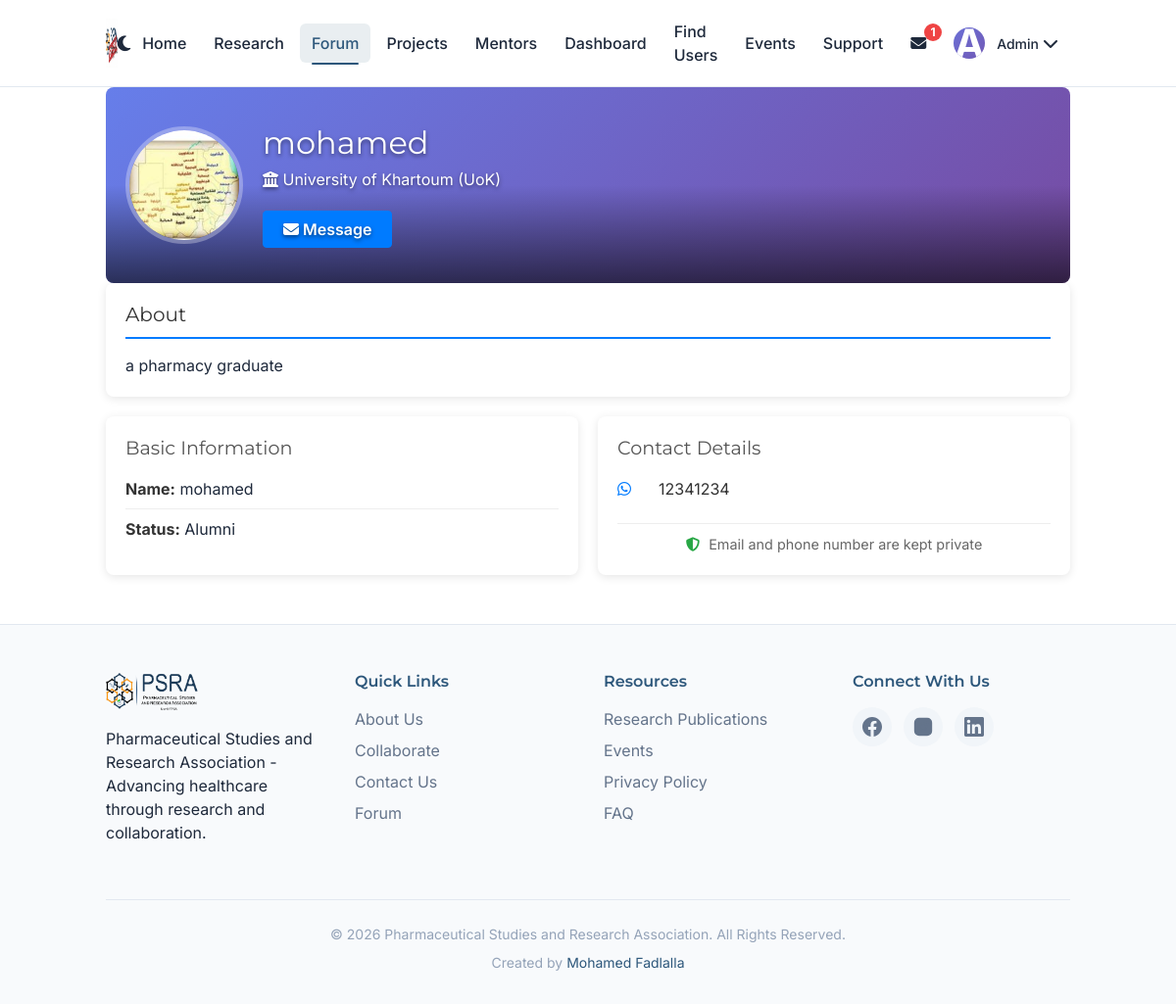
/forum/user/2 (signed in), run on the app's committed database.
### models.py (models this page shows, shortened)
class Profile(db.Model):
    __tablename__ = 'profiles'
    id = db.Column(db.Integer, primary_key=True)
    user_id = db.Column(db.Integer, db.ForeignKey('user.id', ondelete='CASCADE'), unique=True, nullable=False)
    full_name = db.Column(db.String(200), nullable=False)
    bio = db.Column(db.Text, nullable=True)
    profile_picture_url = db.Column(db.Text, nullable=True)
    department_id = db.Column(db.Integer, db.ForeignKey('departments.id'), nullable=True)
    university_id = db.Column(db.Integer, db.ForeignKey('universities.id'), nullable=True)
    headline = db.Column(db.String(200), nullable=True)
    location = db.Column(db.String(100), nullable=True)
    linkedin_url = db.Column(db.String(200), nullable=True)
    website_url = db.Column(db.String(200), nullable=True)
    languages = db.Column(db.Text, nullable=True)
    certifications = db.Column(db.Text, nullable=True)
    projects = db.Column(db.Text, nullable=True)
    publications = db.Column(db.Text, nullable=True)
    professional_summary = db.Column(db.Text, nullable=True)
    education = db.Column(db.Text, nullable=True)
    experience = db.Column(db.Text, nullable=True)
    created_at = db.Column(db.DateTime, default=datetime.utcnow)
    user = db.relationship('User', back_populates='profile')
    department = db.relationship('Department', back_populates='profiles')
    university = db.relationship('University', back_populates='profiles')

class University(db.Model):
    __tablename__ = 'universities'
    id = db.Column(db.Integer, primary_key=True)
    name = db.Column(db.String(200), nullable=False)
    abbreviation = db.Column(db.String(20), nullable=True)
    location = db.Column(db.String(100), nullable=True)
    is_active = db.Column(db.Boolean, default=True)
    created_at = db.Column(db.DateTime, default=datetime.utcnow)
    profiles = db.relationship('Profile', back_populates='university', lazy=True)
    departments = db.relationship('Department', back_populates='university', lazy=True)

class User(UserMixin, db.Model):
    id = db.Column(db.Integer, primary_key=True)
    email = db.Column(db.String(120), unique=True, nullable=False)
    password_hash = db.Column(db.String(255), nullable=True)
    google_id = db.Column(db.String(100), unique=True, nullable=True)
    phone_number = db.Column(db.String(20), nullable=True)
    whatsapp_number = db.Column(db.String(20), nullable=True)
    is_admin = db.Column(db.Boolean, default=False)
    email_notifications_enabled = db.Column(db.Boolean, default=True)
    event_reminders_enabled = db.Column(db.Boolean, default=True)
    new_research_alerts_enabled = db.Column(db.Boolean, default=True)
    created_at = db.Column(db.DateTime, default=datetime.utcnow)
    role = db.Column(db.Enum(UserRole), nullable=False, default=UserRole.STUDENT)
    user_skills = db.relationship('UserSkill', back_populates='user', cascade='all, delete-orphan')
    profile = db.relationship('Profile', back_populates='user', uselist=False, cascade='all, delete-orphan')
    student_profile = db.relationship('StudentProfile', back_populates='user', uselist=False, cascade='all, delete-orphan')
    alumni_profile = db.relationship('AlumniProfile', back_populates='user', uselist=False, cascade='all, delete-orphan')
    researcher_profile = db.relationship('ResearcherProfile', back_populates='user', uselist=False, cascade='all, delete-orphan')
    posts = db.relationship('Post', backref='author', lazy=True, cascade='all, delete-orphan')
    comments = db.relationship('Comment', backref='author', lazy=True, cascade='all, delete-orphan')
    likes = db.relationship('Like', backref='user', lazy=True, cascade='all, delete-orphan')
    events = db.relationship('Event', backref='creator', lazy=True, cascade='all, delete-orphan')
    @property
    def name(self):
        return self.profile.full_name if self.profile else "Unknown User"
    @property
    def status(self):
        return self.role.value if self.role else 'student'
    @property
    def headline(self):
        return self.profile.headline if self.profile else None
    @property
    def location(self):
        return self.profile.location if self.profile else None
    @property
    def about(self):
        return self.profile.bio if self.profile else None
    @property
    def profile_picture_url(self):
        return self.profile.profile_picture_url if self.profile else None
    @property
    def linkedin_url(self):
        return self.profile.linkedin_url if self.profile else None
    @property
    def website_url(self):
        return self.profile.website_url if self.profile else None
    @property
    def languages(self):
        return self.profile.languages if self.profile else None
    @property
    def certifications(self):
        return self.profile.certifications if self.profile else None
    @property
    def projects(self):
        return self.profile.projects if self.profile else None
    @property
    def publications(self):
        return self.profile.publications if self.profile else None
    @property
    def professional_summary(self):
        return self.profile.professional_summary if self.profile else None
    @property
    def education(self):
        return self.profile.education if self.profile else '[]'
    @property
    def experience(self):
        return self.profile.experience if self.profile else '[]'
    @property
    def skills(self):
        if not self.user_skills:
            return ""
        return ",".join([us.skill.name for us in self.user_skills if us.skill])

### forum/routes.py (the view)
@forum_bp.route('/user/<int:user_id>')
@login_required
def user_profile(user_id):
    user = User.query.get_or_404(user_id)
    if user.id == current_user.id:
        return redirect(url_for('forum.profile'))
    combined_experience = get_user_timeline(user)
    return render_template('user_profile.html', user=user, experience_entries=combined_experience)

### templates/user_profile.html (shortened to what this page needs)
{% extends "base.html" %}
{% block content %}
<div class="container">
    <div class="profile-header">
        <div class="cover-photo" style="background: linear-gradient(135deg, #667eea 0%, #764ba2 100%);">
            <div class="profile-content-wrapper">
                <div class="profile-avatar">
                    {% if user.profile_picture_url %}
                    <img src="{{ user.profile_picture_url }}" alt="{{ user.name }}'s profile picture" class="avatar-image">
                    {% else %}
                    <div class="avatar-placeholder">
                        {{ user.name[0].upper() }}
                    </div>
                    {% endif %}
                </div>
                <div class="profile-info">
                    <h1>{{ user.name }}</h1>
                    {% if user.profile and user.profile.university %}
                    <p class="university"><i class="fas fa-university"></i> {{ user.profile.university.name }}{% if user.profile.university.abbreviation %} ({{ user.profile.university.abbreviation }}){% endif %}</p>
                    {% endif %}
                    <div class="profile-actions">
                        <a href="{{ url_for('forum.send_message', user_id=user.id) }}" class="btn btn-primary message-btn">
                            <i class="fas fa-envelope"></i> Message
                        </a>
                    </div>
                </div>
            </div>
    </div>
    <div class="profile-content">
        <div class="profile-section">
            <h2>About</h2>
            {% if user.about %}
            <p>{{ user.about }}</p>
            {% else %}
            <p class="no-info">No about information provided.</p>
            {% endif %}
        </div>
        <div class="profile-grid">
            <div class="profile-section">
                <h3>Basic Information</h3>
                <ul class="info-list">
                    <li><strong>Name:</strong> {{ user.name }}</li>
                    <li><strong>Status:</strong> {{ user.status.title() }}</li>
                </ul>
            </div>
            <div class="profile-section">
                <h3>Contact Details</h3>
                <ul class="contact-list">
                    {% if user.whatsapp_number %}
                    <li><i class="fab fa-whatsapp"></i> <a href="https://wa.me/{{ user.whatsapp_number|replace('+', '')|replace(' ', '') }}" target="_blank">{{ user.whatsapp_number }}</a></li>
                    {% endif %}
                </ul>
                <p class="privacy-note"><i class="fas fa-shield-alt"></i> Email and phone number are kept private</p>
            </div>
        </div>
    </div>
</div>
{% endblock %}

### templates/base.html (shortened to what this page needs)
<!DOCTYPE html>
<html lang="en">
<head>
    <script src="https://cdn.tailwindcss.com" defer></script>
    <link rel="stylesheet" href="{{ url_for('static', filename='css/style.css') }}">
    <link rel="stylesheet" href="https://cdnjs.cloudflare.com/ajax/libs/font-awesome/6.4.0/css/all.min.css" />
</head>
<body>
    <header class="header" id="header">
        <div class="container">
            <div class="logo">
                <a href="{{ url_for('home') }}" aria-label="PSRA Home">
                    <img src="{{ url_for('static', filename='images/logo.jpg') }}" alt="PSRA Logo">
                </a>
            </div>
            <button class="theme-toggle" id="theme-toggle" aria-label="Toggle dark mode" title="Toggle dark mode">
                <i class="fas fa-moon" id="theme-icon"></i>
            </button>
            <nav class="nav-main" id="main-nav" role="navigation" aria-label="Main navigation">
                <ul class="nav-list">
                    <li class="hidden md:block"><a href="{{ url_for('home') }}" class="nav-link {% if request.endpoint == 'home' %}active{% endif %}">Home</a></li>
                    <li><a href="{{ url_for('research') }}" class="nav-link {% if request.endpoint == 'research' %}active{% endif %}">Research</a></li>
                    <li class="hidden md:block"><a href="{{ url_for('forum.forum_main') }}" class="nav-link {% if 'forum' in request.endpoint and 'login' not in request.endpoint and 'register' not in request.endpoint %}active{% endif %}">Forum</a></li>
                    <li><a href="{{ url_for('hub.browse_projects') }}" class="nav-link {% if 'projects' in request.endpoint %}active{% endif %}">Projects</a></li>
                    <li><a href="{{ url_for('hub.browse_mentors') }}" class="nav-link {% if 'mentors' in request.endpoint %}active{% endif %}">Mentors</a></li>
                    {% if current_user.is_authenticated %}
                    <li><a href="{{ url_for('dashboard') }}" class="nav-link {% if request.endpoint == 'dashboard' %}active{% endif %}">Dashboard</a></li>
                    <li><a href="{{ url_for('forum.users') }}" class="nav-link {% if request.endpoint == 'forum.users' %}active{% endif %}">Find Users</a></li>
                    {% endif %}
                    <li><a href="{{ url_for('events') }}" class="nav-link {% if request.endpoint == 'events' %}active{% endif %}">Events</a></li>
                    <li><a href="{{ url_for('support') }}" class="nav-link {% if request.endpoint == 'support' %}active{% endif %}">Support</a></li>
                    {% if current_user.is_authenticated %}
                    <li class="nav-item-relative hidden md:block">
                        <a href="{{ url_for('forum.messages') }}" class="nav-link {% if 'messages' in request.endpoint %}active{% endif %}" aria-label="Messages{% if unread_message_count > 0 %}, {{ unread_message_count }} unread{% endif %}">
                            <i class="fas fa-envelope"></i>
                            {% if unread_message_count > 0 %}
                            <span class="notification-badge" aria-hidden="true">{{ unread_message_count }}</span>
                            {% endif %}
                        </a>
                    </li>
                    <li class="nav-dropdown">
                        <button class="nav-link user-dropdown-toggle" aria-expanded="false" aria-haspopup="true">
                            <div class="avatar avatar-sm">
                                {% if current_user.profile_picture_url %}
                                <img src="{{ current_user.profile_picture_url }}" alt="{{ current_user.name }}'s profile picture">
                                {% else %}
                                <span class="avatar-placeholder">{{ current_user.name[0].upper() }}</span>
                                {% endif %}
                            </div>
                            <span class="user-name">{{ current_user.name.split()[0] }}</span>
                            <i class="fas fa-chevron-down"></i>
                        </button>
                    </li>
                    {% endif %}
                </ul>
            </nav>
        </div>
    </header>
    <main id="main-content">
        {% block content %}{% endblock %}
    </main>
    <footer class="footer">
        <div class="container">
            <div class="footer-grid">
                <div class="footer-column">
                    <img src="{{ url_for('static', filename='images/logo.png') }}" alt="PSRA Logo" class="footer-logo">
                    <p>Pharmaceutical Studies and Research Association - Advancing healthcare through research and collaboration.</p>
                </div>
                <div class="footer-column">
                    <h4 class="footer-title">Quick Links</h4>
                    <ul class="footer-links">
                        <li><a href="{{ url_for('about') }}">About Us</a></li>
                        <li><a href="{{ url_for('collaborate') }}">Collaborate</a></li>
                        <li><a href="{{ url_for('contact') }}">Contact Us</a></li>
                        <li><a href="{{ url_for('forum.forum_main') }}">Forum</a></li>
                    </ul>
                </div>
                <div class="footer-column">
                    <h4 class="footer-title">Resources</h4>
                    <ul class="footer-links">
                        <li><a href="{{ url_for('research') }}">Research Publications</a></li>
                        <li><a href="{{ url_for('events') }}">Events</a></li>
                        <li><a href="{{ url_for('privacy') }}">Privacy Policy</a></li>
                        <li><a href="{{ url_for('faq') }}">FAQ</a></li>
                    </ul>
                </div>
                <div class="footer-column">
                    <h4 class="footer-title">Connect With Us</h4>
                    <div class="social-icons">
                        <a href="https://www.facebook.com/fpsauofk" target="_blank" rel="noopener noreferrer" class="social-icon facebook" aria-label="Facebook">
                        </a>
                        <a href="https://www.instagram.com/fpsauofk" target="_blank" rel="noopener noreferrer" class="social-icon instagram" aria-label="Instagram">
                        </a>
                        <a href="https://linkedin.com/in/faculty-of-pharmacy-students-association-uofk-96337621a" target="_blank" rel="noopener noreferrer" class="social-icon linkedin" aria-label="LinkedIn">
                        </a>
                    </div>
                </div>
            </div>
            <div class="footer-bottom">
                <p>&copy; {{ now.year if now else 2026 }} Pharmaceutical Studies and Research Association. All Rights Reserved.</p>
                <p>Created by <a href="https://mohamedfadlalla.github.io" target="_blank" rel="noopener noreferrer">Mohamed Fadlalla</a></p>
            </div>
        </div>
    </footer>
</body>
</html>

### data on the page
Profile: full_name "A", name "Admin"
Profile: profile_picture_url (picture), name "mohamed", about "a pharmacy graduate"
University: profile.university.name "University of Khartoum", profile.university.abbreviation "UoK"
User: status "Alumni", whatsapp_number "12341234"

### other printed values
{{ unread_message_count }} "1"
